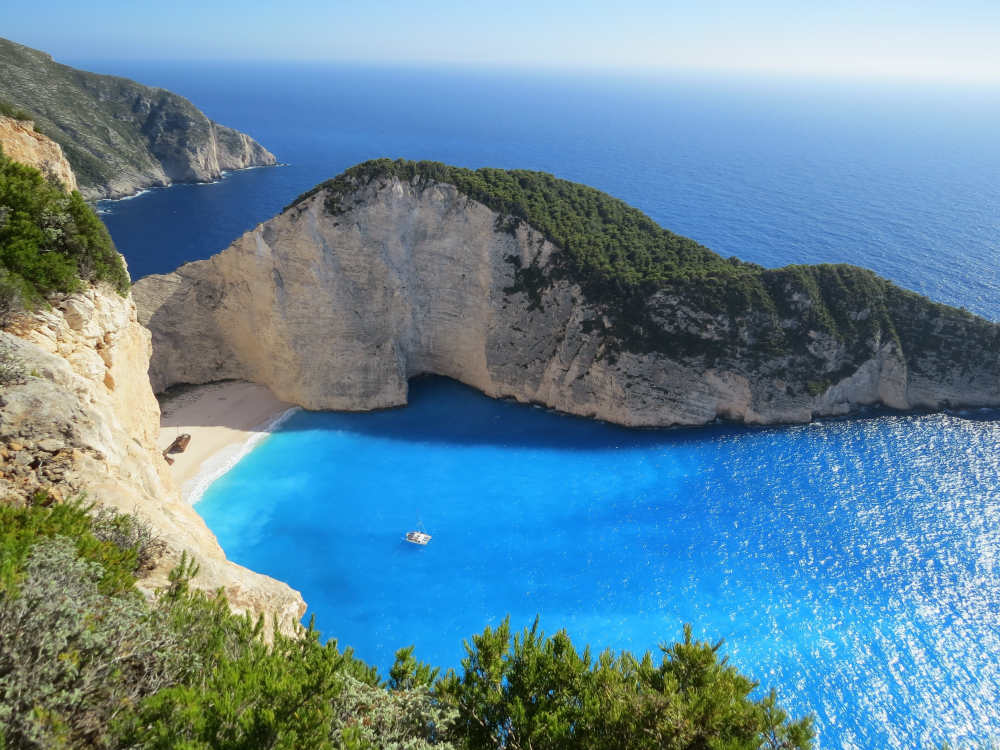
#> input picture img/win 10.jpg, 4000 x 3000 px (shown at 1/4 size)
$ python watershed_customshed.py
#> lines starting #> are read from the running program, lines starting #| are printed output that depends on the picture
import numpy as np
import cv2
from matplotlib import cm
import matplotlib.pyplot as plt


def load_img(file_path):
#> called with file_path = 'img/win 10.jpg'
    img = cv2.imread(file_path)
#> img is the input picture: shape (3000, 4000, 3); mean B, G, R 156.6, 137.3, 100.1
    img = cv2.resize(img, (600, 500))
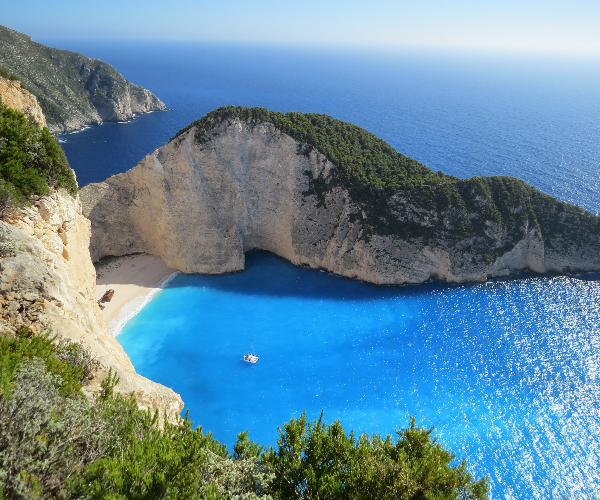
#> img: shape (500, 600, 3); mean B, G, R 156.6, 137.3, 100.1
    gray = cv2.cvtColor(img, cv2.COLOR_BGR2GRAY)
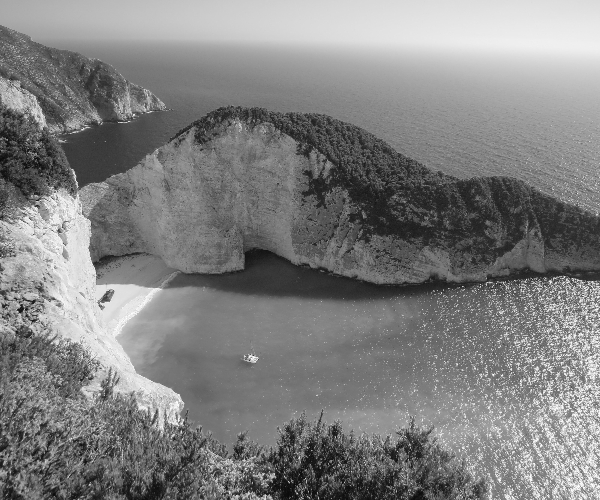
#> gray: shape (500, 600); min 8, max 255, mean 128.4
    return img, gray


def display_img(img):
    plt.imshow(cv2.cvtColor(img, cv2.COLOR_BGR2RGB))
    plt.axis('off')
    plt.show()


# Load the image
image, _ = load_img('img/win 10.jpg')
img = np.copy(image)
marker_image = np.zeros(img.shape[:2], dtype=np.int32)
segments = np.zeros(img.shape, dtype=np.uint8)


def create_color(i):
    return tuple(np.array(cm.Set1(i)[:3]) * 255)


colors = [create_color(i) for i in range(10)]

# Global variables
current_marker = 1
marker_updated = False

# Mouse callback function


def mouse_callback(e, x, y, flags, params):
    global marker_updated
    if e == cv2.EVENT_LBUTTONDOWN:
        cv2.circle(marker_image, (x, y), 10, (current_marker), -1)
        cv2.circle(img, (x, y), 10, colors[current_marker], -1)
        marker_updated = True


cv2.namedWindow('Ocean and Mountain')
cv2.setMouseCallback('Ocean and Mountain', mouse_callback)

while True:
    cv2.imshow('Watershed segments', segments)
    cv2.imshow('Ocean and Mountain', img)
    k = cv2.waitKey(1)
#> (key Esc is pressed here)
    if k == 27:
        break
    elif k == ord('c'):
        img = image.copy()
        marker_image = np.zeros(img.shape[:2], dtype=np.int32)
        segments = np.zeros(img.shape, dtype=np.uint8)
    elif k > 0 and chr(k).isdigit():
        current_marker = int(chr(k))
    if marker_updated:
        marker_img_copy = marker_image.copy()
        cv2.watershed(image, marker_img_copy)
        segments = np.zeros(image.shape, dtype=np.uint8)
        for c in range(10):
            segments[marker_img_copy == (c)] = colors[c]
        marker_updated = False

cv2.destroyAllWindows()

$ run again, with img/20190803_101711_optimized.jpg copied over img/win 10.jpg
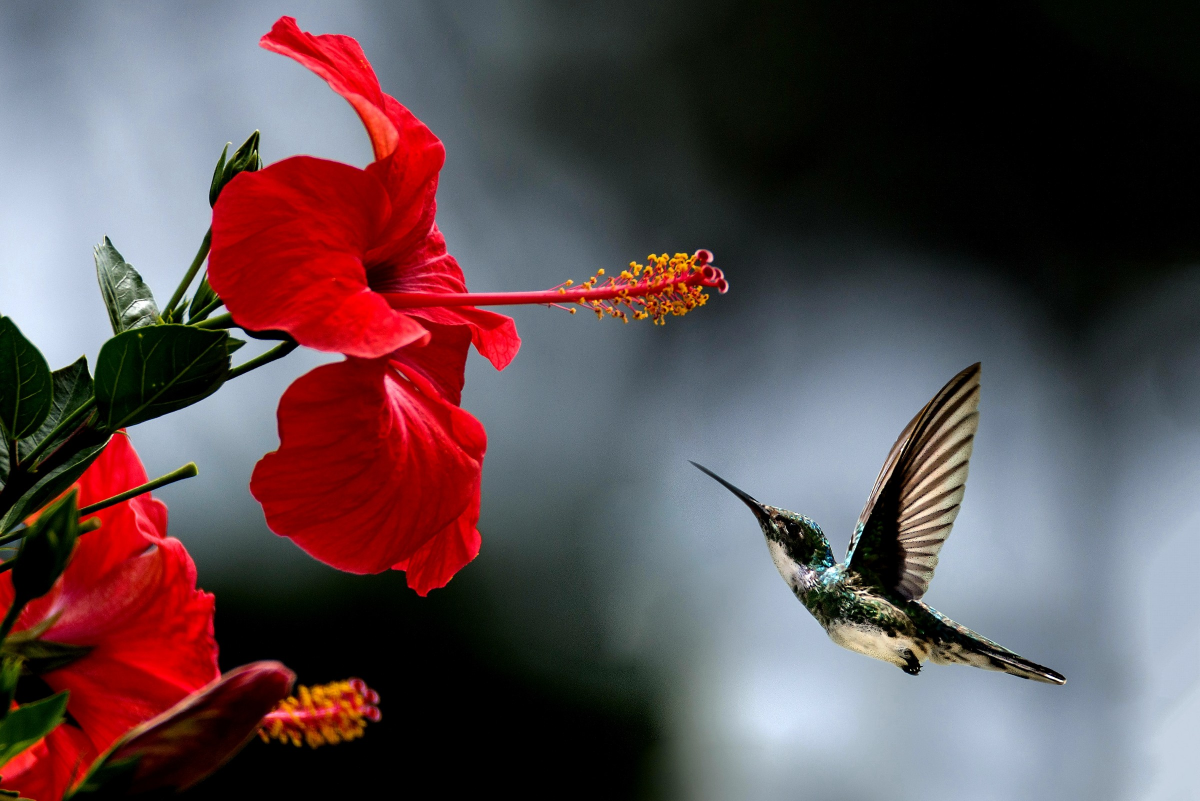
#> input picture img/20190803_101711_optimized.jpg, 2400 x 1602 px (shown at 1/2 size)
#> in load_img, img is the input picture: shape (1602, 2400, 3); mean B, G, R 79.2, 75.4, 93.3
#> in load_img, `img = cv2.resize(img, (600, 500))`:
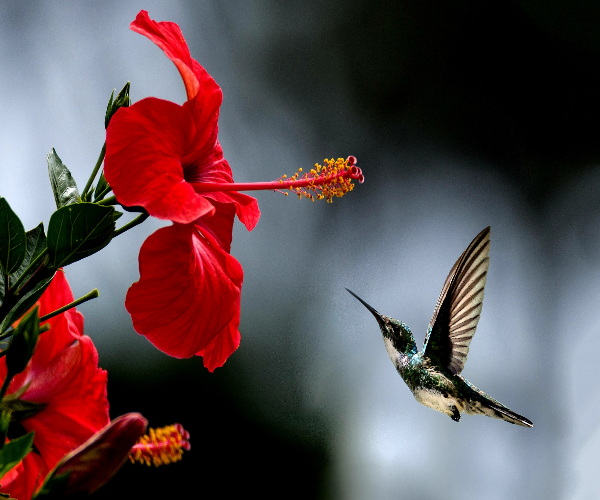
#> img: shape (500, 600, 3); mean B, G, R 79, 75.3, 93.2
#> in load_img, `gray = cv2.cvtColor(img, cv2.COLOR_BGR2GRAY)`:
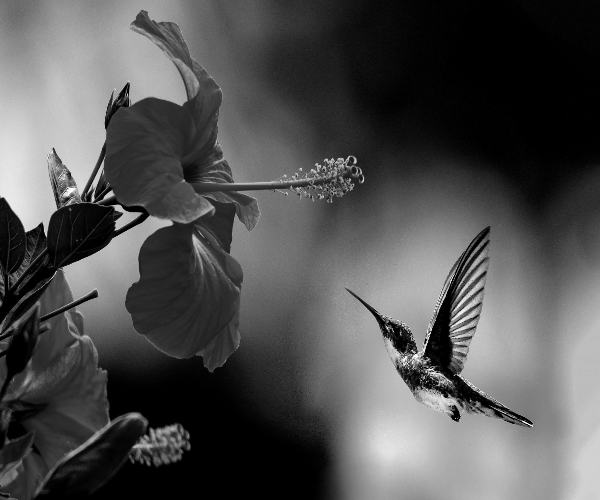
#> gray: shape (500, 600); min 0, max 254, mean 81.1

$ run again, with img/20190803_142007_optimized_optimized_optimized.jpg copied over img/win 10.jpg
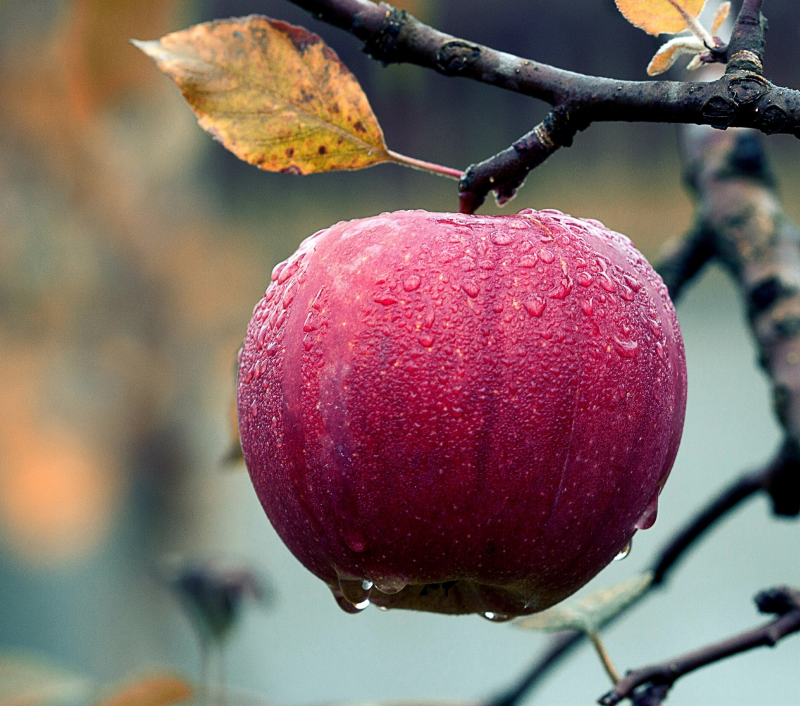
#> input picture img/20190803_142007_optimized_optimized_optimized.jpg, 2400 x 2117 px (shown at 1/3 size)
#> in load_img, img is the input picture: shape (2117, 2400, 3); mean B, G, R 102, 104.4, 127.8
#> in load_img, `img = cv2.resize(img, (600, 500))`:
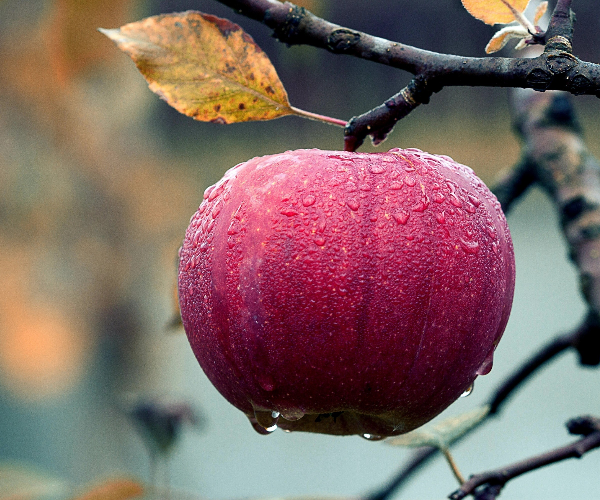
#> img: shape (500, 600, 3); mean B, G, R 101.8, 104.2, 127.7
#> in load_img, `gray = cv2.cvtColor(img, cv2.COLOR_BGR2GRAY)`:
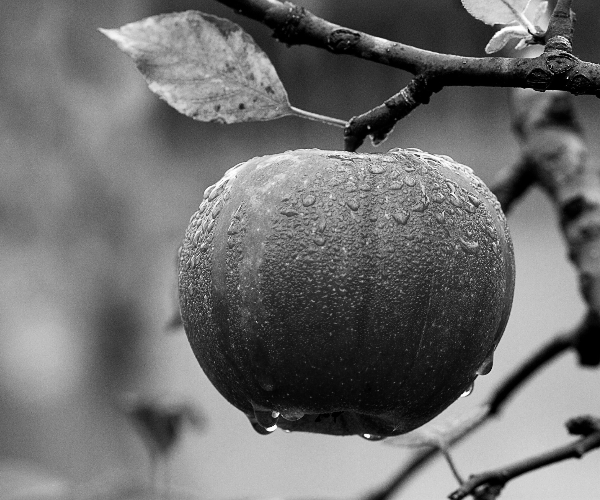
#> gray: shape (500, 600); min 0, max 255, mean 111

$ run again, with img/download.jpg copied over img/win 10.jpg
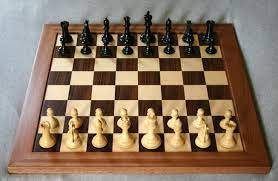
#> input picture img/download.jpg, 278 x 181 px
#> in load_img, img is the input picture: shape (181, 278, 3); mean B, G, R 98.9, 117.6, 137.7
#> in load_img, `img = cv2.resize(img, (600, 500))`:
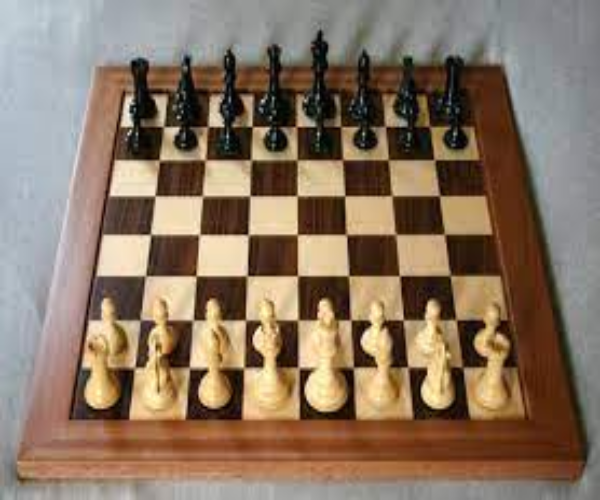
#> img: shape (500, 600, 3); mean B, G, R 98.8, 117.4, 137.6
#> in load_img, `gray = cv2.cvtColor(img, cv2.COLOR_BGR2GRAY)`:
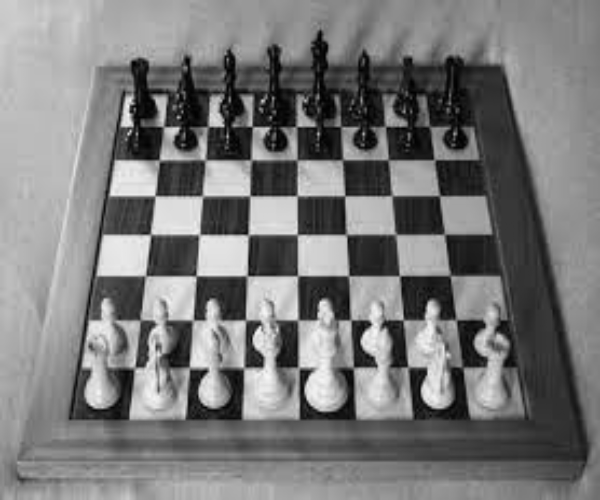
#> gray: shape (500, 600); min 0, max 248, mean 121.3
